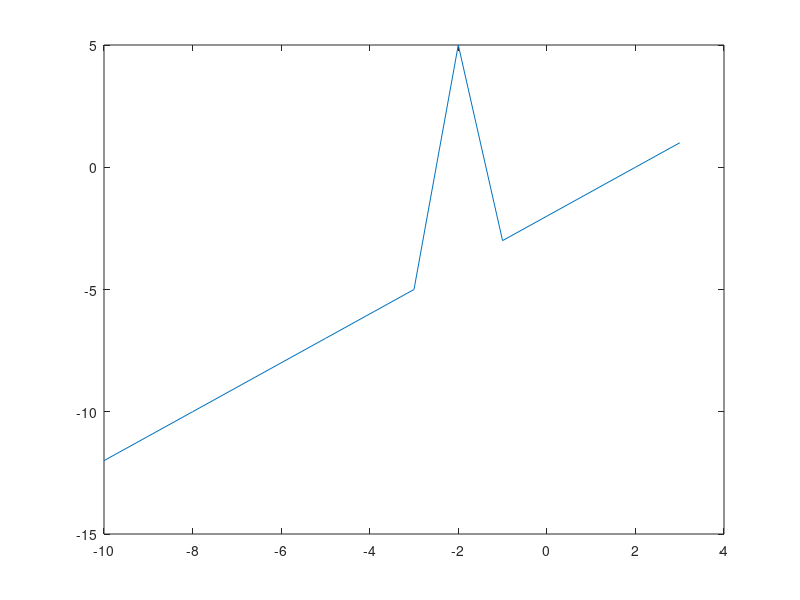

MATLAB code for this plot:
%Task 7
%2.1.3 p55

x = -10:1:3;
y = [];

for i = 1:length(x)
    if (x(i) ~= -2)
        y(i) = x(i) - 2;
    elseif (x(i) == -2)
        y(i) = 5;
    elseif (x(i) > 1 && x(i) <= 3)
        y(i) = x;
    end
end
    
plot(x, y);